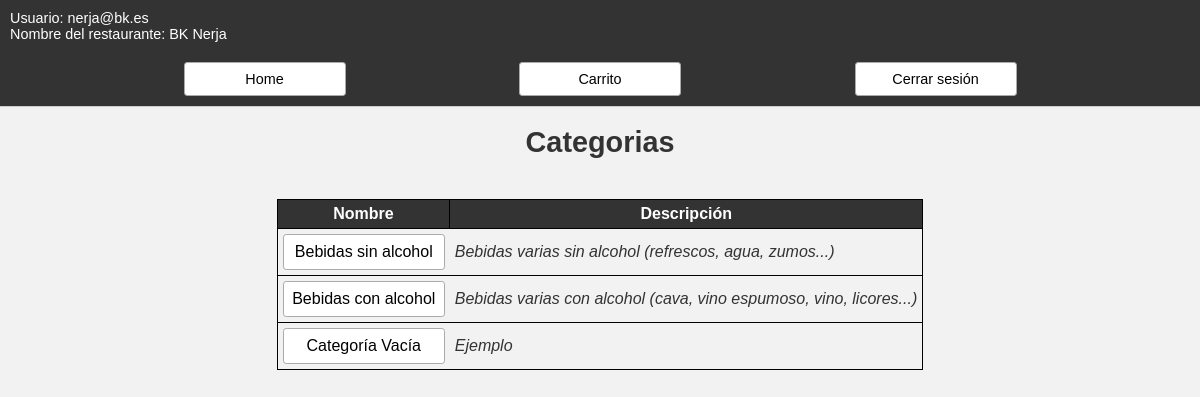
/src/proyectoTienda/categorias.php (signed in), run on the app's committed database.
### tables this page shows
CREATE TABLE `categorias` (
  `codCat` int(11) NOT NULL,
  `nombre` varchar(45) NOT NULL,
  `descripcion` varchar(200) NOT NULL
);

### src/proyectoTienda/inc/funciones/categorias.php (called while the page is built, shortened)
<?
function cargar_categorias($db)
{
    $sql = "SELECT * FROM categorias";
    $consultaPrep = $db->prepare($sql);
    $consultaPrep->execute();
    if ($consultaPrep->rowCount() > 0) {
        return $consultaPrep->fetchAll();
    } else {
        return false;
    }
}

### src/proyectoTienda/categorias.php (the view, shortened to what this page needs)
<?
require_once("inc/bd.php");
require_once("inc/funciones/categorias.php");
require_once("inc/secciones/cabecera.php");
?>
<!DOCTYPE html>
<html lang="en">
<head>
</head>
<body>
    <main>
        <h1>Categorias</h1>
        <?
        $categorias = cargar_categorias($db);
        if (!$categorias) {
            echo "<h2>No hay categorias</h2>";
        } else {
        ?>
            <table>
                <tr>
                    <th>Nombre</th>
                    <th>Descripción</th>
                </tr>
                <?
                foreach ($categorias as $categoria) {
                ?>
                    <tr>
                        <td><a href="productos.php?categoria=<?= $categoria["codCat"] ?>"><?= $categoria["nombre"] ?></a></td>
                        <td><?= $categoria["descripcion"] ?></td>
                    </tr>
                <?
                }
                ?>
            </table>
        <?
        }
        ?>
    </main>
</body>
</html>

### src/proyectoTienda/inc/estilo.css (style rules this page uses)
body { background-color: #f2f2f2; color: #333; display: flex; flex-direction: column; font-family: Arial, Helvetica, sans-serif; font-size: 0.9em; height: 100%; margin: 0; padding: 0; }
html { height: 100%; }
main { align-items: center; display: flex; flex-direction: column; }
a, button { background-color: white; border: solid 1px #aaa; border-radius: 0.2rem; color: black; display: inline-block; min-width: 9rem; padding: 0.5rem; text-align: center; text-decoration: none; }
table:not(#login) { border: 1px solid black; border-collapse: collapse; margin: 20px; }
td { padding: 5px; }
td:last-child { font-style: italic; }
th { background-color: #333; border: 1px solid black; color: white; padding: 5px; }
tr { border: 1px solid black; }

### data on the page
categorias: nombre "Bebidas sin alcohol", descripcion "Bebidas varias sin alcohol (refrescos, agua, zumos...)"
categorias: nombre "Bebidas con alcohol", descripcion "Bebidas varias con alcohol (cava, vino espumoso, vino, licores...)"
categorias: nombre "Categoría Vacía", descripcion "Ejemplo"

### other printed values
$_SESSION['usuario'] "nerja@bk.es"
$_SESSION["nombre"] "BK Nerja"
